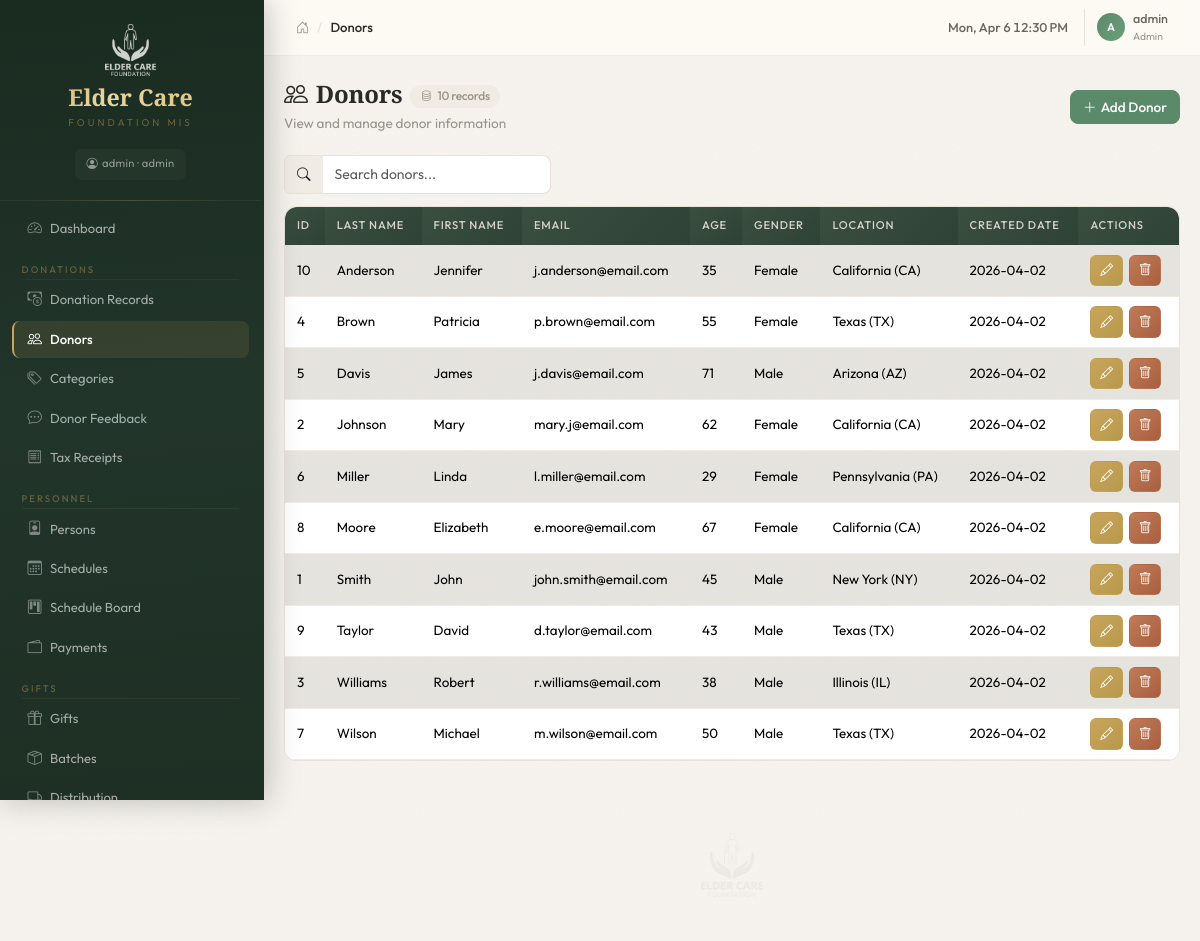
The app's page /donors (signed in) with its own data.
### tables this page shows
CREATE TABLE "User" (
	"user_id"	INTEGER,
	"user_name"	TEXT,
	"password"	TEXT,
	"email"	TEXT,
	"is_active"	INTEGER,
	"created_date"	NUMERIC,
	"updated_date"	NUMERIC, role TEXT DEFAULT "viewer",
	PRIMARY KEY("user_id")
);

CREATE TABLE "donors" (
	"donor_id"	INTEGER,
	"first_name"	TEXT,
	"last_name"	TEXT,
	"email"	TEXT,
	"age"	INTEGER,
	"gender"	TEXT,
	"location"	TEXT,
	"created_date"	NUMERIC,
	PRIMARY KEY("donor_id")
);

### blueprints/donations.py (the view)
@donations_bp.route('/donors')
@login_required
@role_required('finance')
def donors_list():
    from blueprints.dashboard import US_STATES
    rows = query_db('SELECT * FROM donors ORDER BY last_name')
    sorted_states = sorted(US_STATES.items(), key=lambda x: x[1])
    return render_template('donations/donors.html', donors=rows,
                           us_states=sorted_states, us_states_map=US_STATES)

### blueprints/auth.py (called while the page is built)
def role_required(*roles):
    def decorator(f):
        @wraps(f)
        def wrapped(*args, **kwargs):
            if not current_user.has_role(*roles):
                flash('Insufficient permissions to access this page', 'warning')
                return redirect(url_for('dashboard.index'))
            return f(*args, **kwargs)
        return wrapped
    return decorator

    @property
    def is_admin(self):
        return self.role == 'admin'

    def has_role(self, *roles):
        return self.role in roles or self.role == 'admin'

### db.py (called while the page is built)
def get_db():
    if 'db' not in g:
        g.db = sqlite3.connect(current_app.config['DATABASE'])
        g.db.row_factory = sqlite3.Row
        g.db.execute('PRAGMA foreign_keys = ON')
    return g.db

def query_db(sql, args=(), one=False):
    cur = get_db().execute(sql, args)
    rv = cur.fetchall()
    cur.close()
    return (rv[0] if rv else None) if one else rv

### templates/donations/donors.html (shortened to what this page needs)
{% extends "base.html" %}
{% block breadcrumb %}Donors{% endblock %}
{% block content %}
<div class="page-header">
  <div>
    <h4 class="mb-1"><i class="bi bi-people me-2"></i>Donors<span class="record-count"><i class="bi bi-database"></i>{{ donors|length }} records</span></h4>
    <p class="page-subtitle">View and manage donor information</p>
  </div>
  <button class="btn btn-primary" onclick="openAddModal()"><i class="bi bi-plus-lg me-1"></i>Add Donor</button>
</div>
<div class="table-info-bar">
  <div class="table-search">
    <div class="input-group" style="max-width:320px;">
      <span class="input-group-text"><i class="bi bi-search"></i></span>
      <input type="text" class="form-control" placeholder="Search donors..." id="tableSearch">
    </div>
  </div>
</div>
{% if donors %}
<div class="table-responsive">
  <table class="table table-striped table-hover">
    <thead class="table-header">
      <tr>
        <th>ID</th><th>Last Name</th><th>First Name</th><th>Email</th>
        <th>Age</th><th>Gender</th><th>Location</th><th>Created Date</th><th>Actions</th>
      </tr>
    </thead>
    <tbody>
      {% for d in donors %}
      <tr>
        <td>{{ d.donor_id }}</td>
        <td>{{ d.last_name }}</td>
        <td>{{ d.first_name }}</td>
        <td>{{ d.email }}</td>
        <td>{{ d.age }}</td>
        <td>{{ d.gender }}</td>
        <td>{% for code, name in us_states %}{% if code == d.location %}{{ name }} ({{ code }}){% endif %}{% endfor %}{% if not d.location %}{% endif %}</td>
        <td>{{ d.created_date }}</td>
        <td>
          <button class="btn btn-sm btn-warning" aria-label="Edit" data-bs-toggle="tooltip" title="Edit" onclick="openEditModal({{ d.donor_id }}, '{{ d.first_name }}', '{{ d.last_name }}', '{{ d.email }}', {{ d.age }}, '{{ d.gender }}', '{{ d.location }}')"><i class="bi bi-pencil"></i></button>
          <button class="btn btn-sm btn-danger" aria-label="Delete" data-bs-toggle="tooltip" title="Delete" onclick="confirmDelete('{{ url_for('donations.donors_delete', id=d.donor_id) }}', '{{ d.first_name }} {{ d.last_name }}')"><i class="bi bi-trash"></i></button>
        </td>
      </tr>
      {% endfor %}
    </tbody>
  </table>
</div>
{% else %}
<div class="empty-state">
  <i class="bi bi-inbox"></i>
  <h6>No donor records found</h6>
  <p>Click "Add Donor" to create your first entry.</p>
</div>
{% endif %}
{% endblock %}

### templates/base.html (shortened to what this page needs)
<!DOCTYPE html>
<html lang="en">
<head>
  <link href="https://cdn.jsdelivr.net/npm/bootstrap@5.3.3/dist/css/bootstrap.min.css" rel="stylesheet">
  <link href="https://cdn.jsdelivr.net/npm/bootstrap-icons@1.11.3/font/bootstrap-icons.min.css" rel="stylesheet">
  <link href="{{ url_for('static', filename='css/style.css') }}" rel="stylesheet">
</head>
<body>
{% if current_user.is_authenticated %}
<div class="d-flex" id="wrapper">
  <div id="sidebar">
    <div class="sidebar-brand">
      <div class="text-center">
        <img src="{{ url_for('static', filename='img/logo.png') }}" alt="Logo" class="sidebar-logo mb-2">
        <div class="sidebar-title">Elder Care</div>
        <div class="sidebar-subtitle">Foundation MIS</div>
      </div>
      <div class="text-center mt-2">
        <span class="sidebar-user"><i class="bi bi-person-circle me-1"></i>{{ current_user.user_name }} &middot; {{ current_user.role }}</span>
      </div>
    </div>
    <nav class="nav flex-column px-2 py-2" aria-label="Main navigation">
      <a class="nav-link" href="{{ url_for('dashboard.index') }}"><i class="bi bi-speedometer2 me-2"></i>Dashboard</a>
      {% if current_user.has_role('finance') %}
      <div class="section-label">Donations</div>
      <a class="nav-link" href="{{ url_for('donations.donations_list') }}"><i class="bi bi-cash-coin me-2"></i>Donation Records</a>
      <a class="nav-link" href="{{ url_for('donations.donors_list') }}"><i class="bi bi-people me-2"></i>Donors</a>
      <a class="nav-link" href="{{ url_for('donations.categories_list') }}"><i class="bi bi-tags me-2"></i>Categories</a>
      <a class="nav-link" href="{{ url_for('donations.feedback_list') }}"><i class="bi bi-chat-dots me-2"></i>Donor Feedback</a>
      <a class="nav-link" href="{{ url_for('donations.receipts_list') }}"><i class="bi bi-receipt me-2"></i>Tax Receipts</a>
      {% endif %}
      {% if current_user.has_role('event_coordinator') %}
      <div class="section-label">Personnel</div>
      <a class="nav-link" href="{{ url_for('personnel.persons_list') }}"><i class="bi bi-person-badge me-2"></i>Persons</a>
      <a class="nav-link" href="{{ url_for('personnel.schedules_list') }}"><i class="bi bi-calendar3 me-2"></i>Schedules</a>
      <a class="nav-link" href="{{ url_for('personnel.schedule_board') }}"><i class="bi bi-kanban me-2"></i>Schedule Board</a>
      <a class="nav-link" href="{{ url_for('personnel.payments_list') }}"><i class="bi bi-wallet2 me-2"></i>Payments</a>
      <div class="section-label">Gifts</div>
      <a class="nav-link" href="{{ url_for('gifts.gifts_list') }}"><i class="bi bi-gift me-2"></i>Gifts</a>
      <a class="nav-link" href="{{ url_for('gifts.batches_list') }}"><i class="bi bi-box-seam me-2"></i>Batches</a>
      <a class="nav-link" href="{{ url_for('gifts.distribution_list') }}"><i class="bi bi-truck me-2"></i>Distribution</a>
      {% endif %}
    </nav>
  </div>
  <div class="flex-grow-1 d-flex flex-column" style="min-width:0;">
    <div class="topbar">
      <nav aria-label="breadcrumb">
        <ol class="breadcrumb">
          <li class="breadcrumb-item"><a href="{{ url_for('dashboard.index') }}"><i class="bi bi-house-door"></i></a></li>
          <li class="breadcrumb-item active">{% block breadcrumb %}Dashboard{% endblock %}</li>
        </ol>
      </nav>
      <div class="topbar-right">
        <span class="topbar-time" id="topbarTime"></span>
        <div class="topbar-user">
          <div class="topbar-user-avatar">{{ current_user.user_name[0]|upper }}</div>
          <div>
            <div class="topbar-user-name">{{ current_user.user_name }}</div>
            <div class="topbar-user-role">{{ current_user.role }}</div>
          </div>
        </div>
      </div>
    </div>
    <div class="content-area flex-grow-1" id="main-content" role="main">
      {% block content %}{% endblock %}
      <div class="watermark-footer">
        <img src="{{ url_for('static', filename='img/logo.png') }}" alt="Elder Care Foundation">
      </div>
    </div>
  </div>
</div>
{% endif %}
</body>
</html>

### records on screen
User: user_name "admin", role "admin", user_name "A", role "Admin"
donors: donor_id "10", last_name "Anderson", first_name "Jennifer", email "j.anderson@email.com", age "35", gender "Female", us_states "California", us_states "CA", created_date "2026-04-02"
donors: donor_id "4", last_name "Brown", first_name "Patricia", email "p.brown@email.com", age "55", gender "Female", us_states "Texas", us_states "TX", created_date "2026-04-02"
donors: donor_id "5", last_name "Davis", first_name "James", email "j.davis@email.com", age "71", gender "Male", us_states "Arizona", us_states "AZ", created_date "2026-04-02"
donors: donor_id "2", last_name "Johnson", first_name "Mary", email "mary.j@email.com", age "62", gender "Female", us_states "California", us_states "CA", created_date "2026-04-02"
donors: donor_id "6", last_name "Miller", first_name "Linda", email "l.miller@email.com", age "29", gender "Female", us_states "Pennsylvania", us_states "PA", created_date "2026-04-02"
donors: donor_id "8", last_name "Moore", first_name "Elizabeth", email "e.moore@email.com", age "67", gender "Female", us_states "California", us_states "CA", created_date "2026-04-02"
donors: donor_id "1", last_name "Smith", first_name "John", email "john.smith@email.com", age "45", gender "Male", us_states "New York", us_states "NY", created_date "2026-04-02"
donors: donor_id "9", last_name "Taylor", first_name "David", email "d.taylor@email.com", age "43", gender "Male", us_states "Texas", us_states "TX", created_date "2026-04-02"
donors: donor_id "3", last_name "Williams", first_name "Robert", email "r.williams@email.com", age "38", gender "Male", us_states "Illinois", us_states "IL", created_date "2026-04-02"
donors: donor_id "7", last_name "Wilson", first_name "Michael", email "m.wilson@email.com", age "50", gender "Male", us_states "Texas", us_states "TX", created_date "2026-04-02"

### other values on screen
{{ donors|length }} "10"
